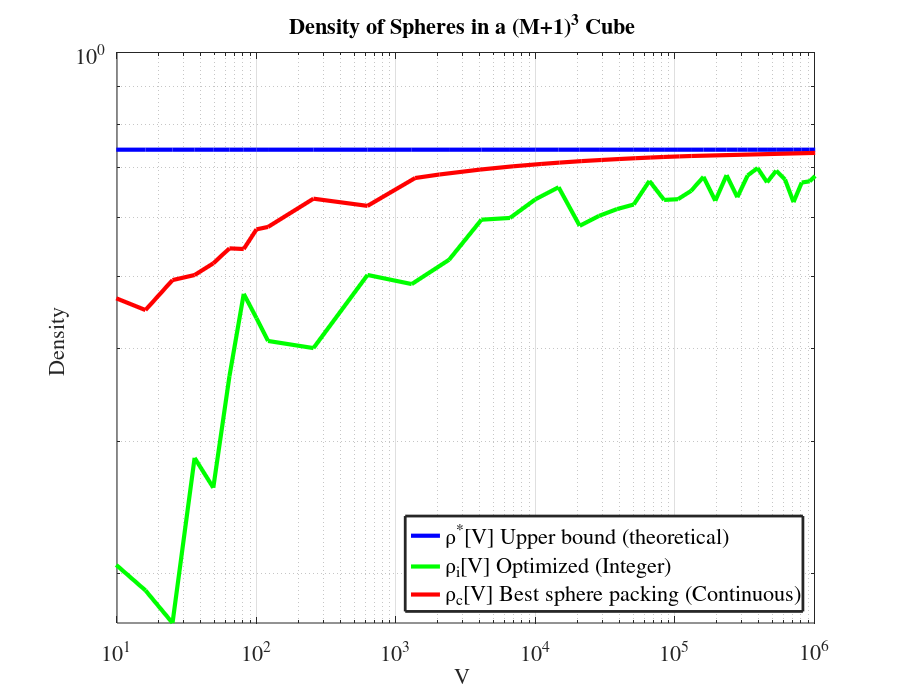

Source code (MATLAB):
%% Created by: Ph.D Nelson Eduardo Diaz Diaz
% Post-doctorado Pontícia Universidad Católica de Valparaíso (PUCV)
% Date 2 February 2022

% Fig. 2: SP density comparison for different dimensions; (blue line) theoretical
% upper bound where the cubic container has size (M + 1)3, and the total
% number of spheres is V = M N ; (red line) best known optimal sphere packing
% without the MSFA restriction; (green line) OSP density with MSFA restriction.

clear all;
clc;
%% Generate figures of the paper: Demosaicking Multispectral Images Based on Sphere Packing Filter Design
addpath(genpath('./Dataset'));
addpath(genpath('./codes'));
addpath(genpath('./RGB'));
addpath(genpath('./src'));
addpath(genpath('./Fig'));
addpath(genpath('./Pattern'));
addpath(genpath('./Results'));


fig=figure(2);
%fig = figure('Renderer', 'painters', 'Position', [10 10 1500 1200]);
fontsize = 16;
x = [2:11 16 25].^2;
x = [x 1372 2048 4000 6912 10976 14896 21438 29660 39754 51912 66326 83188 108000 131072 1024192 4100625];
N =[2:11 16 25 36 49 64 81 100 121 144 169 196 225 256 289 324 361 400 441 484 529 576 625 676 729 784 841 900 961 1024 1296 2025]; % Sensor Size
nt = length(N);
rt = [0.2928 0.2320 0.1887 0.1678  0.1493 0.1364 0.1267 0.1170 0.1113 0.1047 0.084 0.0619 0.0490 0.0443 0.0346 0.0289 0.0248 0.0225 0.0199 0.0179 0.0162 0.0149 0.0137 0.0127 0.0117 0.0109 0.0055];
dent =[0.4209 0.4710 0.4510 0.4948 0.5026 0.5211 0.5458 0.5447 0.5788 0.5832 0.6364 0.6224 0.6784 0.6858 0.6963 0.7034 0.7085 0.7115 0.7148 0.7173 0.7194 0.7212 0.7227 0.7240 0.7253 0.7262 0.7332];
r = [1.4142 1.4142 1.4142 1.4142 1.7321 1.7321 2 2.2361 2.2361 2.2361 2.4495 3 3.3166 3.7417 4.2426 4.5826 5.0 5.3852 5.4772 5.8310 6.1644 6.4807 6.9282 7.0711 7.3485 7.6811 8.0623 8.1240 8.6023 8.6603 9.1104 9.4323 9.5394 9.8995 10.0499 10.0499 10.4881 10.7328 11.0454 11.9164 13.7477]./(2);
%r = [1.4142 1.4142 1.4142 1.4142 1.4142 1.7321 1.4142 2.2361 1.4142 2.2361 2.4495 3 2.8284 3.7417 3.7417 4.2426 4.6904 5.3852 5.4772 5.8310 6.1644 6.4031 6.4807 7.0711 7.3485 7.6811 7.8740 8.0623 8.3666 8.6603 8.6023 8.8995 11.0454 13.7477]./(2);
cube = (N+1).^3;%(N.^2).*4.*r.*(sqrt(2)+r);
%d = [2.23 2.44 3.0 3.31 3.74 4.24 4.58 5 5.38 5.47]./(2*(N+1));
%rt =[0.117097 0.084037 0.061]
%% Orange line -> theoretical
nb =N.^2;
dis = 2*(((N+1).^3)./(4*nb*sqrt(2))).^(1/3);
dis = dis./2;
sphere = (N.^2).*(4/3).*pi.*(dis.^3);
density = (sphere./cube);
loglog(nb(1:nt),density(1:nt),'-b','MarkerFaceColor','b','MarkerSize',18,'LineWidth',3)
hold on

sphere = (N.^2).*(4/3).*pi.*(r.^3);
density = (sphere./cube);

loglog(nb(1:nt),density(1:nt),'-g','MarkerFaceColor','g','MarkerSize',18,'LineWidth',3)
grid on
set(gca,'FontSize',fontsize,'Fontname','Times')
nf = length(dent);
loglog(x(1:nf),dent(1:nf),'-r','MarkerFaceColor','r','MarkerSize',18,'LineWidth',3)
axis([10 10^6 0 1])
title('Density of Spheres in a (M+1)^3 Cube ', 'FontSize', fontsize,'Fontname','Times')
xlabel('V ', 'FontSize', fontsize,'Fontname','Times')
ylabel('Density ', 'FontSize', fontsize,'Fontname','Times')
legend('\rho^*[V] Upper bound (theoretical)','\rho_i[V] Optimized (Integer)','\rho_c[V] Best sphere packing (Continuous)','LineWidth',2,'location','southeast','FontSize', 16,'Fontname','Times')
%saveas(gcf,'figure4','epsc')
set(gcf, 'PaperPosition', [0 0 9 7]); %Position plot at left hand corner with width 5 and height 5.
set(gcf, 'PaperSize', [9 7]); %Set the paper to have width 5 and height 5.
%pbaspect([1 1 1])
%saveas(gcf,'figure1','pdf')
%orient(fig,'landscape')
%print(fig,'figure_1.png','-dpng','-r400')
print(fig,'figure_1.eps','-depsc','-r400')